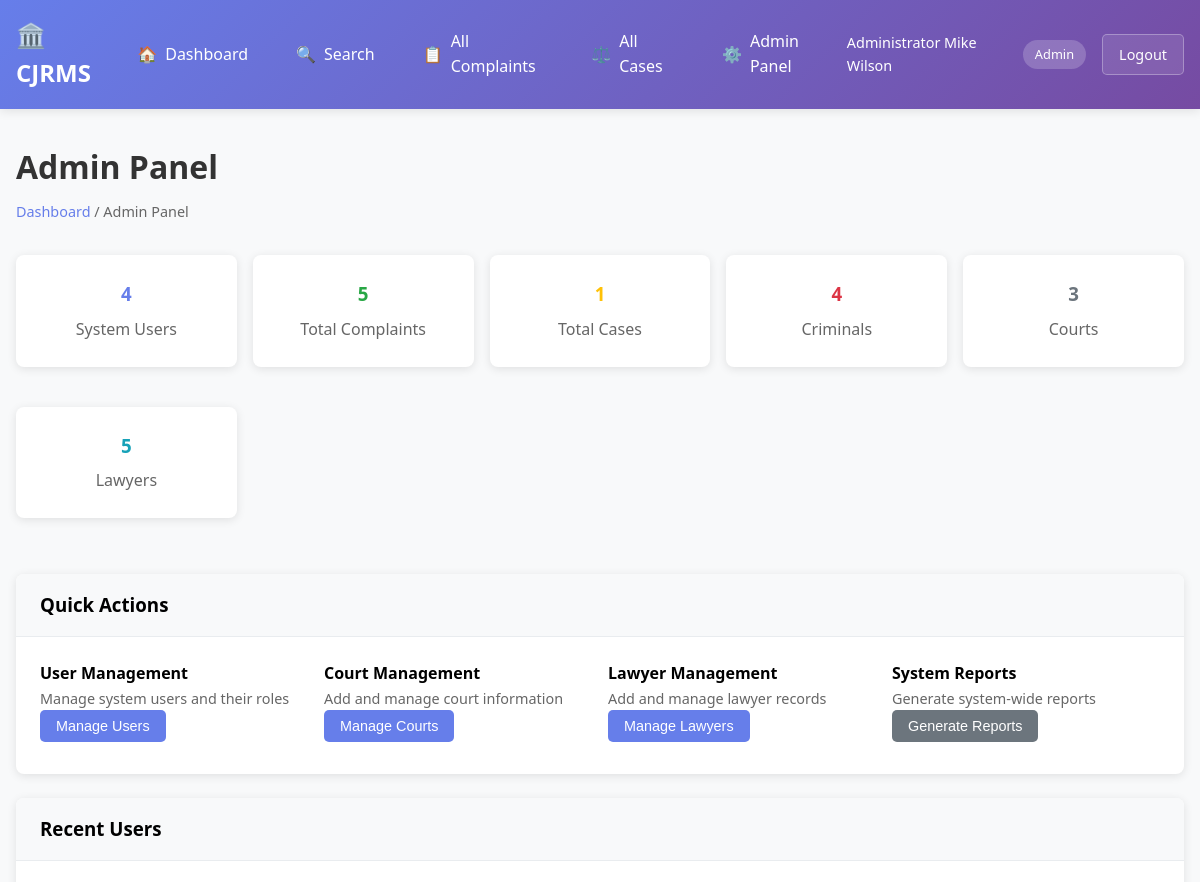
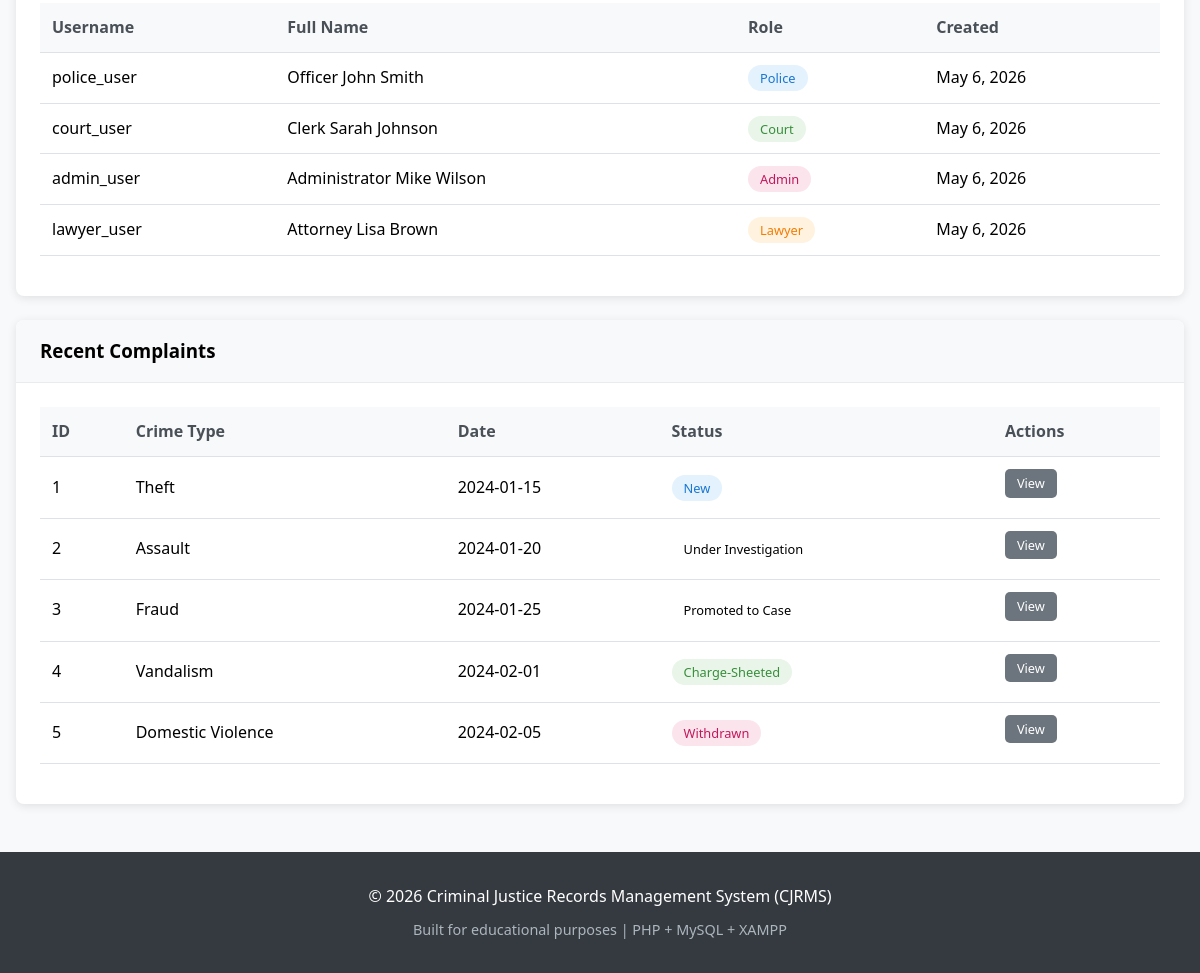
Screenshot of /manage_admin.php (signed in) with the database file from the repository (2 pictures, top to bottom).
### tables this page shows
CREATE TABLE Users (
    user_id INT AUTO_INCREMENT PRIMARY KEY,
    username VARCHAR(50) UNIQUE NOT NULL,
    password_hash VARCHAR(255) NOT NULL,
    role ENUM('Police', 'Court', 'Admin', 'Lawyer') NOT NULL,
    full_name VARCHAR(100) NOT NULL,
    created_at TIMESTAMP DEFAULT CURRENT_TIMESTAMP,
    updated_at TIMESTAMP DEFAULT CURRENT_TIMESTAMP ON UPDATE CURRENT_TIMESTAMP
);

CREATE TABLE Complaint (
    complaint_id INT AUTO_INCREMENT PRIMARY KEY,
    description TEXT NOT NULL,
    date DATE NOT NULL,
    crime_type VARCHAR(100) NOT NULL,
    victim_id INT NOT NULL,
    complaint_status ENUM('New', 'Under Investigation', 'Withdrawn', 'Charge-Sheeted', 'Promoted to Case') DEFAULT 'New',
    created_by INT,
    created_at TIMESTAMP DEFAULT CURRENT_TIMESTAMP,
    updated_at TIMESTAMP DEFAULT CURRENT_TIMESTAMP ON UPDATE CURRENT_TIMESTAMP,
    FOREIGN KEY (victim_id) REFERENCES Victim(victim_id) ON DELETE CASCADE,
    FOREIGN KEY (created_by) REFERENCES Users(user_id) ON DELETE SET NULL
);

### db.php (called while the page is built, shortened)
<?php
$pdo_options = [
    PDO::ATTR_ERRMODE => PDO::ERRMODE_EXCEPTION,
    PDO::ATTR_DEFAULT_FETCH_MODE => PDO::FETCH_ASSOC,
    PDO::ATTR_EMULATE_PREPARES => false,
    PDO::MYSQL_ATTR_INIT_COMMAND => "SET NAMES utf8mb4"
];
try {
    $pdo = new PDO(
        "mysql:host=" . DB_HOST . ";dbname=" . DB_NAME . ";charset=utf8mb4",
        DB_USER,
        DB_PASS,
        $pdo_options
    );
} catch (PDOException $e) {
    error_log("Database connection failed: " . $e->getMessage());
    die("Database connection failed. Please check your configuration.");
}
function executeQuery($sql, $params = []) {
    global $pdo;
    try {
        $stmt = $pdo->prepare($sql);
        $stmt->execute($params);
        return $stmt;
    } catch (PDOException $e) {
        error_log("Query execution failed: " . $e->getMessage());
        throw $e;
    }
}
function fetchRow($sql, $params = []) {
    $stmt = executeQuery($sql, $params);
    return $stmt->fetch();
}
function fetchAll($sql, $params = []) {
    $stmt = executeQuery($sql, $params);
    return $stmt->fetchAll();
}
function sanitizeOutput($string) {
    return htmlspecialchars($string, ENT_QUOTES, 'UTF-8');
}
?>

### manage_admin.php (the view, shortened to what this page needs)
<?php
require_once 'db.php';
$stats = [
    'users' => fetchRow("SELECT COUNT(*) as count FROM Users")['count'],
    'complaints' => fetchRow("SELECT COUNT(*) as count FROM Complaint")['count'],
    'cases' => fetchRow("SELECT COUNT(*) as count FROM Cases")['count'],
    'criminals' => fetchRow("SELECT COUNT(*) as count FROM Criminal")['count'],
    'courts' => fetchRow("SELECT COUNT(*) as count FROM Court")['count'],
    'lawyers' => fetchRow("SELECT COUNT(*) as count FROM Lawyer")['count']
];
$recent_users = fetchAll("SELECT user_id, username, role, full_name, created_at FROM Users ORDER BY created_at DESC LIMIT 5");
$recent_complaints = fetchAll("SELECT complaint_id, crime_type, date, complaint_status FROM Complaint ORDER BY created_at DESC LIMIT 5");
include 'header.php';
?>
<div class="page-header">
    <h1 class="page-title">Admin Panel</h1>
    <div class="breadcrumb">
        <a href="index.php">Dashboard</a> / Admin Panel
    </div>
</div>
<div style="display: grid; grid-template-columns: repeat(auto-fit, minmax(200px, 1fr)); gap: 1rem; margin-bottom: 2rem;">
    <div class="card">
        <div class="card-body" style="text-align: center;">
            <h3 style="color: #667eea; margin-bottom: 0.5rem;"><?php echo $stats['users']; ?></h3>
            <p style="color: #666; margin: 0;">System Users</p>
        </div>
    </div>
    <div class="card">
        <div class="card-body" style="text-align: center;">
            <h3 style="color: #28a745; margin-bottom: 0.5rem;"><?php echo $stats['complaints']; ?></h3>
            <p style="color: #666; margin: 0;">Total Complaints</p>
        </div>
    </div>
    <div class="card">
        <div class="card-body" style="text-align: center;">
            <h3 style="color: #ffc107; margin-bottom: 0.5rem;"><?php echo $stats['cases']; ?></h3>
            <p style="color: #666; margin: 0;">Total Cases</p>
        </div>
    </div>
    <div class="card">
        <div class="card-body" style="text-align: center;">
            <h3 style="color: #dc3545; margin-bottom: 0.5rem;"><?php echo $stats['criminals']; ?></h3>
            <p style="color: #666; margin: 0;">Criminals</p>
        </div>
    </div>
    <div class="card">
        <div class="card-body" style="text-align: center;">
            <h3 style="color: #6c757d; margin-bottom: 0.5rem;"><?php echo $stats['courts']; ?></h3>
            <p style="color: #666; margin: 0;">Courts</p>
        </div>
    </div>
    <div class="card">
        <div class="card-body" style="text-align: center;">
            <h3 style="color: #17a2b8; margin-bottom: 0.5rem;"><?php echo $stats['lawyers']; ?></h3>
            <p style="color: #666; margin: 0;">Lawyers</p>
        </div>
    </div>
</div>
<div class="card">
    <div class="card-header">
        <h3 style="margin: 0;">Quick Actions</h3>
    </div>
    <div class="card-body">
        <div style="display: grid; grid-template-columns: repeat(auto-fit, minmax(250px, 1fr)); gap: 1rem;">
            <div>
                <h4>User Management</h4>
                <p style="color: #666; font-size: 0.9rem;">Manage system users and their roles</p>
                <button class="btn btn-primary" onclick="alert('User management feature would be implemented here')">Manage Users</button>
            </div>
            <div>
                <h4>Court Management</h4>
                <p style="color: #666; font-size: 0.9rem;">Add and manage court information</p>
                <button class="btn btn-primary" onclick="alert('Court management feature would be implemented here')">Manage Courts</button>
            </div>
            <div>
                <h4>Lawyer Management</h4>
                <p style="color: #666; font-size: 0.9rem;">Add and manage lawyer records</p>
                <button class="btn btn-primary" onclick="alert('Lawyer management feature would be implemented here')">Manage Lawyers</button>
            </div>
            <div>
                <h4>System Reports</h4>
                <p style="color: #666; font-size: 0.9rem;">Generate system-wide reports</p>
                <button class="btn btn-secondary" onclick="alert('System reports feature would be implemented here')">Generate Reports</button>
            </div>
        </div>
    </div>
</div>
<div class="card">
    <div class="card-header">
        <h3 style="margin: 0;">Recent Users</h3>
    </div>
    <div class="card-body">
        <table class="table">
            <thead>
                <tr>
                    <th>Username</th>
                    <th>Full Name</th>
                    <th>Role</th>
                    <th>Created</th>
                </tr>
            </thead>
            <tbody>
                <?php foreach ($recent_users as $user): ?>
                <tr>
                    <td><?php echo sanitizeOutput($user['username']); ?></td>
                    <td><?php echo sanitizeOutput($user['full_name']); ?></td>
                    <td>
                        <span class="status-badge status-<?php echo strtolower($user['role']); ?>">
                            <?php echo $user['role']; ?>
                        </span>
                    </td>
                    <td><?php echo date('M j, Y', strtotime($user['created_at'])); ?></td>
                </tr>
                <?php endforeach; ?>
            </tbody>
        </table>
    </div>
</div>
<div class="card">
    <div class="card-header">
        <h3 style="margin: 0;">Recent Complaints</h3>
    </div>
    <div class="card-body">
        <table class="table">
            <thead>
                <tr>
                    <th>ID</th>
                    <th>Crime Type</th>
                    <th>Date</th>
                    <th>Status</th>
                    <th>Actions</th>
                </tr>
            </thead>
            <tbody>
                <?php foreach ($recent_complaints as $complaint): ?>
                <tr>
                    <td><?php echo $complaint['complaint_id']; ?></td>
                    <td><?php echo sanitizeOutput($complaint['crime_type']); ?></td>
                    <td><?php echo $complaint['date']; ?></td>
                    <td>
                        <span class="status-badge status-<?php echo strtolower(str_replace(' ', '-', $complaint['complaint_status'])); ?>">
                            <?php echo $complaint['complaint_status']; ?>
                        </span>
                    </td>
                    <td>
                        <a href="generate_report.php?id=<?php echo $complaint['complaint_id']; ?>" class="btn btn-sm btn-secondary">View</a>
                    </td>
                </tr>
                <?php endforeach; ?>
            </tbody>
        </table>
    </div>
</div>
<?php include 'footer.php'; ?>

### header.php (style rules this page uses)
* { margin: 0; padding: 0; box-sizing: border-box; }
body { font-family: 'Segoe UI', Tahoma, Geneva, Verdana, sans-serif; background-color: #f8f9fa; line-height: 1.6; }
.page-header { margin-bottom: 2rem; }
.page-title { color: #333; margin-bottom: 0.5rem; }
.breadcrumb { color: #666; font-size: 0.9rem; }
.breadcrumb a { color: #667eea; text-decoration: none; }
.card { background: white; border-radius: 8px; box-shadow: 0 2px 10px rgba(0,0,0,0.1); margin-bottom: 1.5rem; }
.card-header { padding: 1rem 1.5rem; border-bottom: 1px solid #e9ecef; background-color: #f8f9fa; border-radius: 8px 8px 0 0; }
.card-body { padding: 1.5rem; }
.btn { display: inline-block; padding: 0.5rem 1rem; border: none; border-radius: 5px; text-decoration: none; cursor: pointer; font-size: 0.9rem; transition: all 0.3s; margin-right: 0.5rem; margin-bottom: 0.5rem; }
.btn-primary { background-color: #667eea; color: white; }
.btn-secondary { background-color: #6c757d; color: white; }
.btn-sm { padding: 0.25rem 0.75rem; font-size: 0.8rem; }
.table { width: 100%; border-collapse: collapse; margin-bottom: 1rem; }
.table th, .table td { padding: 0.75rem; text-align: left; border-bottom: 1px solid #dee2e6; }
.table th { background-color: #f8f9fa; font-weight: 600; color: #495057; }
.status-badge { padding: 0.25rem 0.75rem; border-radius: 15px; font-size: 0.8rem; font-weight: 500; }
.status-new { background-color: #e3f2fd; color: #1976d2; }
.status-withdrawn { background-color: #fce4ec; color: #c2185b; }
.status-charge-sheeted { background-color: #e8f5e8; color: #388e3c; }

### manage_admin.php (style rules this page uses)
.status-police { background-color: #e3f2fd; color: #1976d2; }
.status-court { background-color: #e8f5e8; color: #388e3c; }
.status-admin { background-color: #fce4ec; color: #c2185b; }
.status-lawyer { background-color: #fff3e0; color: #f57c00; }

### rows the page displays
users: username "police_user", full_name "Officer John Smith", role "Police", created_at "May 6, 2026"
users: username "court_user", full_name "Clerk Sarah Johnson", role "Court", created_at "May 6, 2026"
users: username "admin_user", full_name "Administrator Mike Wilson", role "Admin", created_at "May 6, 2026"
users: username "lawyer_user", full_name "Attorney Lisa Brown", role "Lawyer", created_at "May 6, 2026"
complaint: complaint_id "1", crime_type "Theft", date "2024-01-15", complaint_status "New"
complaint: complaint_id "2", crime_type "Assault", date "2024-01-20", complaint_status "Under Investigation"
complaint: complaint_id "3", crime_type "Fraud", date "2024-01-25", complaint_status "Promoted to Case"
complaint: complaint_id "4", crime_type "Vandalism", date "2024-02-01", complaint_status "Charge-Sheeted"
complaint: complaint_id "5", crime_type "Domestic Violence", date "2024-02-05", complaint_status "Withdrawn"

### other values shown
$item['icon'] "🏠"
sanitizeOutput($item['title']) "Dashboard"
$item['icon'] "🔍"
sanitizeOutput($item['title']) "Search"
$item['icon'] "📋"
sanitizeOutput($item['title']) "All Complaints"
$item['icon'] "⚖️"
sanitizeOutput($item['title']) "All Cases"
$item['icon'] "⚙️"
sanitizeOutput($item['title']) "Admin Panel"
sanitizeOutput(getCurrentUserFullName()) "Administrator Mike Wilson"
sanitizeOutput(getCurrentUserRole()) "Admin"
$stats['users'] "4"
$stats['complaints'] "5"
$stats['cases'] "1"
